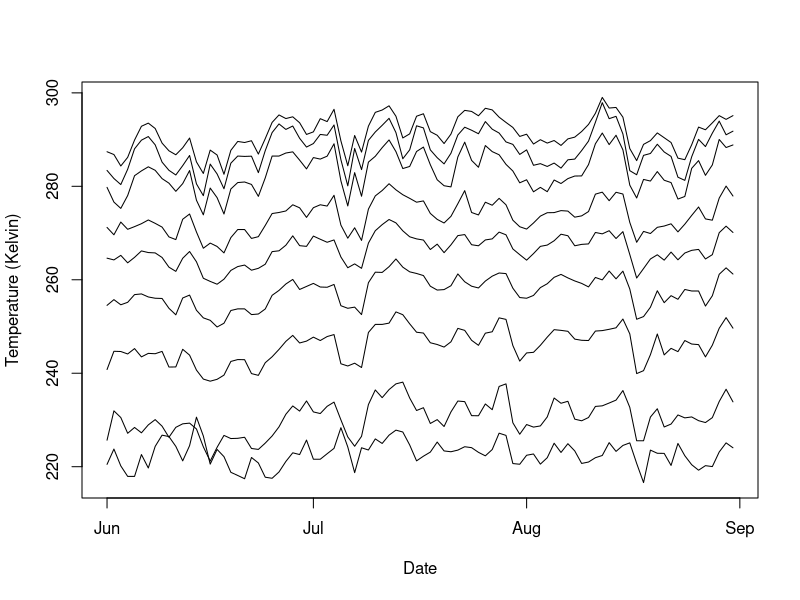
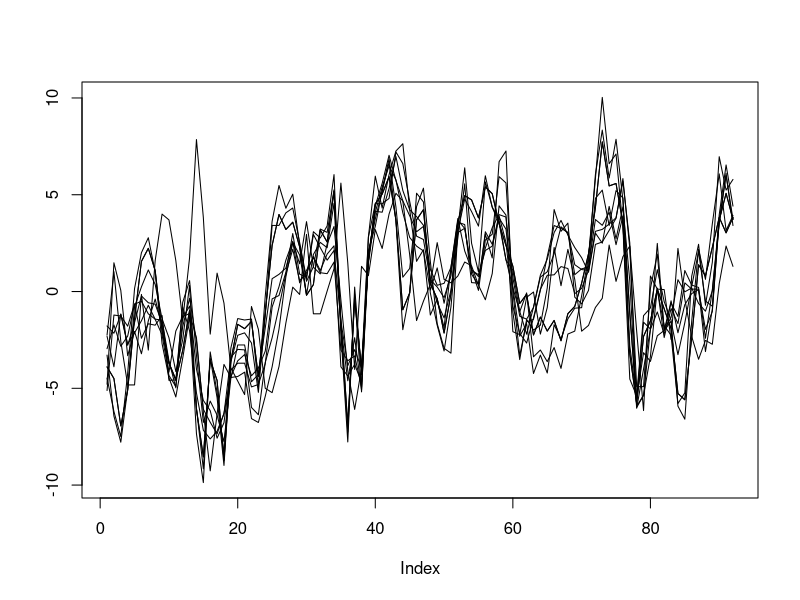
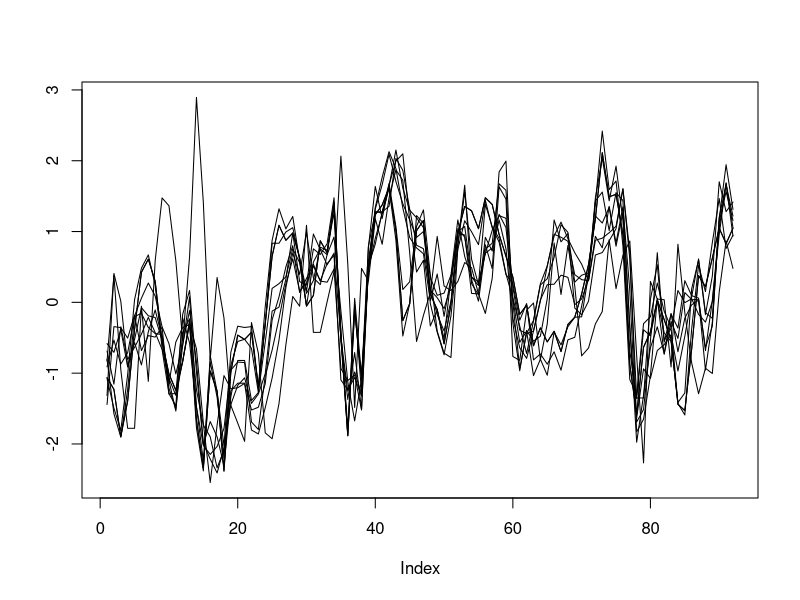
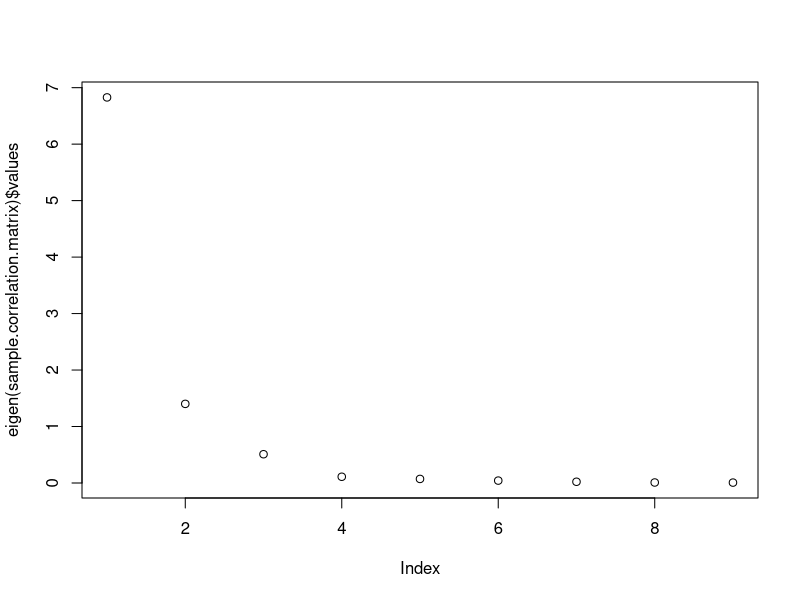
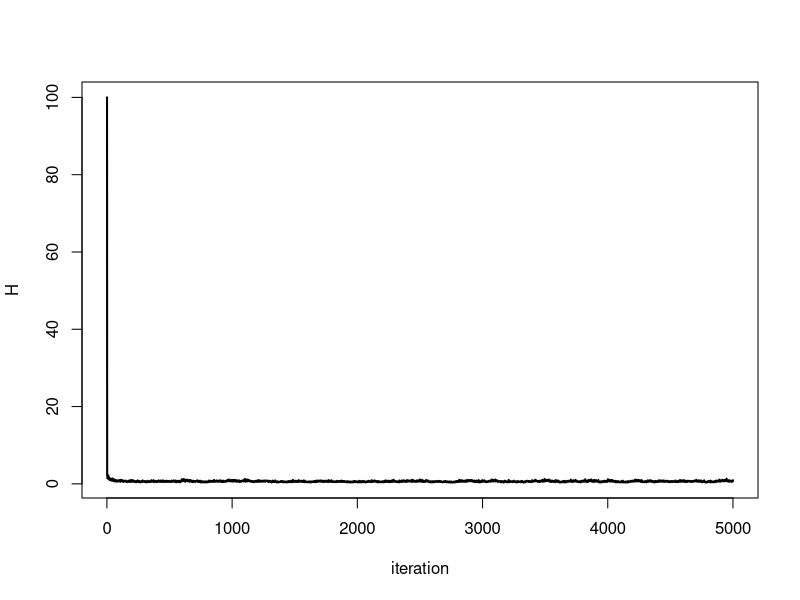
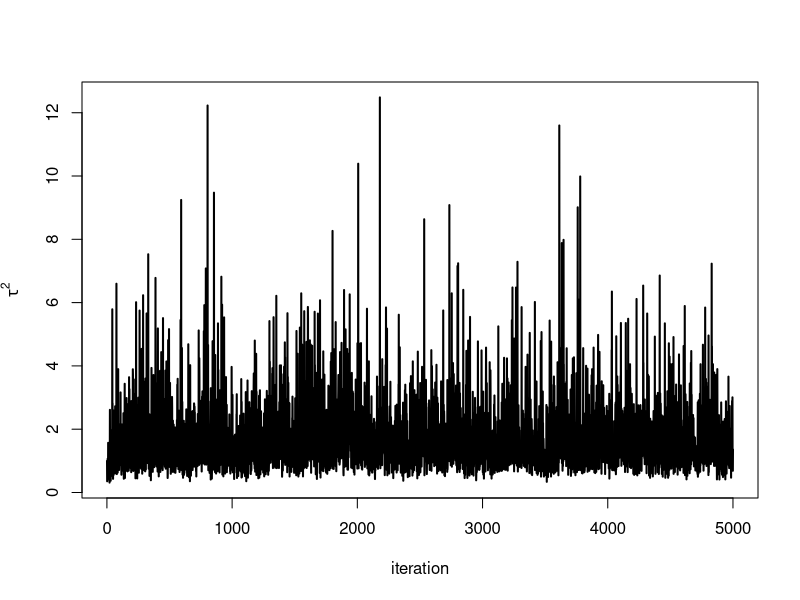
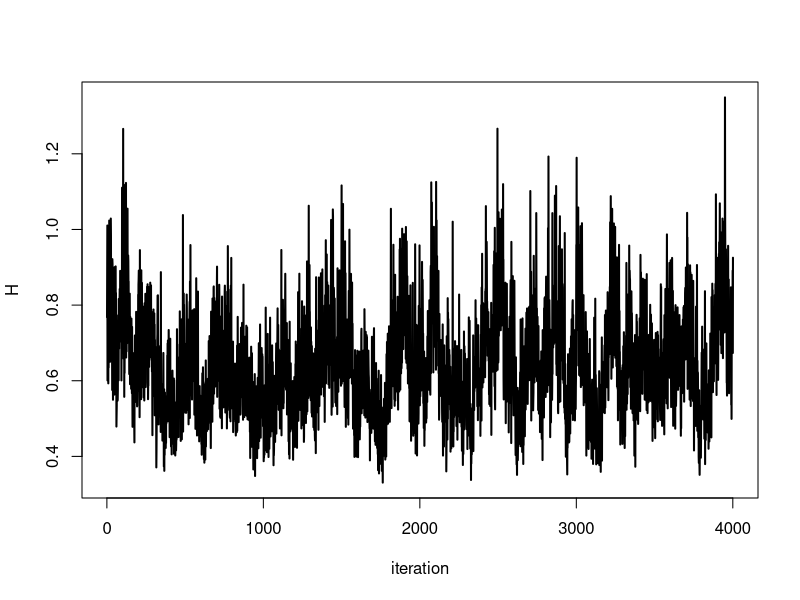
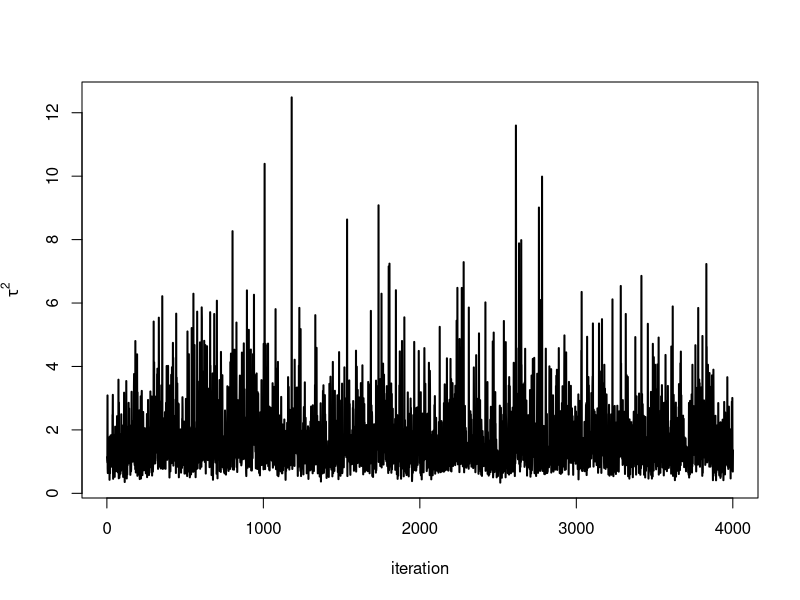

These figures' R source, in order:
# Analysis of troposphere air daily average temperature at pressure levels 1000, 925, 850, 700, 600, 500, 400, 300, and 250 over Canada from June 1 to August 31, 2015.

le = read.csv("temperature-troposphere.csv")
tseq = as.Date(le[,1])
nc.a = t(le[,2:10])

# Plot data through time
ll = min(nc.a)
ul = max(nc.a)
plot(as.Date(tseq,"%D"),nc.a[1,],type="l",ylim=c(ll,ul),cex=2,ylab="Temperature (Kelvin)",xlab="Date")
for(i in 2:9) lines(as.Date(tseq,"%D"),nc.a[i,])

m = apply(nc.a,1,mean)
nc.a.centered = matrix(NA,nrow=nrow(nc.a),ncol=ncol(nc.a))
for(i in 1:9) nc.a.centered[i,] = nc.a[i,] - m[i]
ll = min(nc.a.centered)
ul = max(nc.a.centered)
plot(nc.a.centered[1,],type="l",ylim=c(ll,ul),cex=2,ylab="")
for(i in 1:9) lines(nc.a.centered[i,])

nc.a.standardized = matrix(NA,nrow=nrow(nc.a),ncol=ncol(nc.a))
for(i in 1:9)
{
  s=sqrt(var(nc.a[i,]))
  nc.a.standardized[i,] = nc.a.centered[i,] / s
}
ll = min(nc.a.standardized)
ul = max(nc.a.standardized)
plot(nc.a.standardized[1,],type="l",ylim=c(ll,ul),cex=2,ylab="")
for(i in 1:9) lines(nc.a.standardized[i,])


#######################################################################
#                                                                     #
# Gibbs Sampler for factor model with one factor.                     #
#                                                                     #
# Marco A. R. Ferreira, January 2017.                                 #
# Model (with k=1):                                                   #
# Y_i = B x_i + v_i                                                   #
# where                                                               #
# Y_i: i-th observation of r-dimensional vector of interest           #
# B: r by k factor loadings matrix                                    #
# x_i: i-th realization of the k-dimensional latent factor process    #
# x_i independent N(0, H), i = 1, ..., n                              #
# H = diag(exp(lambda_1), ..., exp(lambda_k))                         #
# v_i: r-dimensional error vector                                     #
# v_i i.i.d. N(0,V)                                                   #
# V = diag(sigma2_1 , ..., sigma2_r)                                  #
#                                                                     #
# Alternatively, we can write in matrix notation                      #
# Y = X B' + v                                                        #
# where                                                               #
# Y = (Y_1', ..., Y_n')'is n by r matrix of observations              #
# X = (x_1', ..., x_n')' is n by k matrix of latent factor process    #
# v = (v_1', ..., v_n')' is n by r matrix of errors                   #
#                                                                     #
#######################################################################


##########################################
##########################################
##                                      ##
##    Assign temperature data to Y      ##
##                                      ##
##########################################
##########################################

set.seed(12345)  # set pseudo-random generator seed for reproducibility of 
                 # numerical results and plots

Y = t(nc.a.standardized)

n = nrow(Y)      # Sample size
k =    1         # Number of factors
r = ncol(Y)      # Dimensional of each observational vector

# Checking the eigenvalues of the sample correlation matrix
sample.correlation.matrix = cor(Y)
plot(eigen(sample.correlation.matrix)$values)
# The first component explains about 75.8% of the variability.

##########################################
##########################################
##                                      ##
##             Gibbs Sampler            ##
##                                      ##
##########################################
##########################################

##############################
#                            #
# Set priors hyperparameters #
#                            #
##############################

n.b = 1
n.s2.b = 1
n.H = 1
n.s2.H = 1

# Priors for sigma^2_j recommended by Lopes and West (2004) for modeling
# standardized variables (and therefore the correlation matrix). This choice
# implies prior means equal to 0.5 for each sigma^2_j.
n.sigma =  2.2
n.s2.sigma = 0.1


######################
#                    #
# Set initial values #
#                    #
######################

Gbig = 5000

b.j.current = c(1,rep(0,r-1))
tau2b.current = 1
x.i.current = apply(Y,1,mean)
H.current = 100
sigma2.j.current = rep(1,r)


#######################################
#                                     #
# Define arrays to store Gibbs sample #
#                                     #
#######################################

b.j.Gibbs = matrix(NA,nrow=Gbig,ncol=r)
tau2b.Gibbs = rep(NA,Gbig)  
x.i.Gibbs = matrix(NA,nrow=Gbig,ncol=n)
H.Gibbs = rep(NA,Gbig)
sigma2.j.Gibbs = matrix(NA,nrow=Gbig,ncol=r)

b.j.Gibbs[1,] = b.j.current
tau2b.Gibbs[1] = tau2b.current
x.i.Gibbs[1,] = x.i.current
H.Gibbs[1] = H.current
sigma2.j.Gibbs[1,] = sigma2.j.current


######################
#                    #
# Gibbs Sampler loop #
#                    #
######################

for(g in 2:Gbig)
{

  cat("g=",g,"\n")

  # Simulate x_i, i = 1, ..., n
  for(i in 1:n)
  {
    sum.bj2.precision.j = sum(b.j.current^2 / sigma2.j.current)
    sum.bj.yij.precision.j = sum(b.j.current * Y[i,] / sigma2.j.current)
    mean.aux = sum.bj.yij.precision.j / (sum.bj2.precision.j + 1/H.current)
    var.aux = 1 / (sum.bj2.precision.j + 1/H.current)
    x.i.current[i] = rnorm(1,mean.aux,sqrt(var.aux))
  }  
  
  # Simulate sigma_j^2, j = 1, ..., r
  for(j in 1:r)
  {
    n.aux = n.sigma + n
    n.s2.aux = n.s2.sigma + sum((Y[,j] - b.j.current[j] * x.i.current)^2) 
    sigma2.j.current[j] = 1 / rgamma(1,shape=n.aux/2,rate=n.s2.aux/2)
  }
  
  # Simulate b_j, j = 2, ..., r
  for(j in 2:r)
  {
    sum.x2 = sum(x.i.current^2)
    sum.xy = sum(x.i.current * Y[,j])
    mean.aux = sum.xy/(sum.x2 + sigma2.j.current[j]/tau2b.current)
    var.aux = sigma2.j.current[j] /(sum.x2 + sigma2.j.current[j]/tau2b.current)
    b.j.current[j] = rnorm(1,mean.aux,sqrt(var.aux))
  }
    
  # Simulate tau_b^2
  n.aux = n.b + r - 1
  n.s2.aux = n.s2.b + sum(b.j.current^2)
  tau2b.current = 1 / rgamma(1,shape=n.aux/2,rate=n.s2.aux/2)
  
  # Simulate H
  n.aux = n.H + n
  n.s2.aux = n.s2.H + sum(x.i.current^2)
  H.current = 1 / rgamma(1,shape=n.aux/2,rate=n.s2.aux/2)
  
  # Copy current values into storage arrays
  b.j.Gibbs[g,] = b.j.current
  tau2b.Gibbs[g] = tau2b.current
  x.i.Gibbs[g,] = x.i.current
  H.Gibbs[g] = H.current
  sigma2.j.Gibbs[g,] = sigma2.j.current

}

######################
#                    #
#      Results       #
#                    #
######################

# Trace plots
plot(H.Gibbs,type="l",ylab="H",xlab="iteration",cex=4.0,main="",lwd=2.0)

plot(tau2b.Gibbs,type="l",ylab=expression(tau^2),xlab="iteration",cex=4.0,main="",lwd=2.0)

burnin = 1000

plot(H.Gibbs[burnin:Gbig],type="l",ylab="H",xlab="iteration",cex=4.0,main="",lwd=2.0)

plot(tau2b.Gibbs[burnin:Gbig],type="l",ylab=expression(tau^2),xlab="iteration",cex=4.0,main="",lwd=2.0)

hist(H.Gibbs[burnin:Gbig],xlab="H",cex=4.0,main="",lwd=2.0)

hist(tau2b.Gibbs[burnin:Gbig],xlab=expression(tau^2),cex=4.0,main="",lwd=2.0)

ll = min(Y)
ul = max(Y)
plot(as.Date(tseq,"%D"),apply(x.i.Gibbs[burnin:Gbig,],2,mean),type="l",lwd=2,ylim=c(ll,ul),xlab="Date",ylab="",main="Common factor")
lines(as.Date(tseq,"%D"),apply(x.i.Gibbs[burnin:Gbig,],2,quantile,p=0.025),lty=2,lwd=2)  
lines(as.Date(tseq,"%D"),apply(x.i.Gibbs[burnin:Gbig,],2,quantile,p=0.975),lty=2,lwd=2)



# Boxplots of posterior draws for different b_j's
pressure = c(1000, 925, 850, 700, 600, 500, 400, 300, 250)
aux = cbind(b.j.Gibbs[burnin:Gbig, 1],rep(pressure[1], Gbig - burnin + 1))  
for(j in 2:9) aux = rbind(aux,cbind(b.j.Gibbs[burnin:Gbig, j],rep(pressure[j], Gbig - burnin + 1)))
boxplot(aux[,1] ~ aux[,2],xlab="Pressure level",ylab=expression(b[j]),cex=2,main="Factor loadings")
abline(h=1,lty=2)

# Boxplots of posterior draws for different sigma2_j's
pressure = c(1000, 925, 850, 700, 600, 500, 400, 300, 250)
aux = cbind(sigma2.j.Gibbs[burnin:Gbig, 1],rep(pressure[1], Gbig - burnin + 1))  
for(j in 2:9) aux = rbind(aux,cbind(sigma2.j.Gibbs[burnin:Gbig, j],rep(pressure[j], Gbig - burnin + 1)))
boxplot(aux[,1] ~ aux[,2],xlab="Pressure level",ylab=expression(sigma[j]^2),cex=2,ylim=c(0,1.7),main="Idiosyncratic variances")
abline(h=1,lty=2)


percentage.unexplained.variability = apply(sigma2.j.Gibbs[burnin:Gbig,],1,sum)/9
hist(percentage.unexplained.variability,xlab="",ylab="",xlim=c(0,0.4),main="Percentage unexplained variability")


#####################################################################
#####################################################################
##                                                                                                                                  ##
##                                                                                                                                  ##
## For model selection, compute a Laplace-Metropolis approximation                     ##
## to the marginal data density.                                                                                   ##
##                                                                                                                                 ##
##                                                                                                                                 ##
#####################################################################
#####################################################################

######################################################
# Compute the logarithm of the integrated likelihood #
# at each iteration of the MCMC                      #
######################################################

log.integrated.likelihood = function(Y,B,H,V)
{
  n = nrow(Y)
  cov.mat = H * B %*% t(B) + V
  result = -(n/2) * determinant(cov.mat,logarithm=TRUE)$modulus
  cov.mat.inv = solve(cov.mat)
  for(i in 1:n) result = result - 0.5 * t(Y[i,]) %*% cov.mat.inv %*% Y[i,]
  result
}

log.int.lik = rep(NA,Gbig)
for(g in 1:Gbig)
{
  B = b.j.Gibbs[g,]
  H = H.Gibbs[g]
  V = diag(sigma2.j.Gibbs[g,])
  log.int.lik[g] = log.integrated.likelihood(Y,B,H,V)
}

burnin = 2000

max.log.int.lik = max(log.int.lik)
index.max = which(log.int.lik == max.log.int.lik)
B.hat = b.j.Gibbs[index.max,]
H.hat = H.Gibbs[index.max]
V.hat = diag(sigma2.j.Gibbs[index.max,])
tau2b.hat = tau2b.Gibbs[index.max]

d = (2*r*k - k^2 + k + 2*r + 2)/2 # number of unknown parameters in (B,H,V,tau2b)

# Compute the log of the determinant of the posterior covariance matrix of the unknown parameters. Note that we are applying the logarithm transformation to the variance parameters to improve the Laplace-Metropolis approximation.
theta = matrix(NA,nrow=Gbig,ncol=d)
for(g in 1:Gbig)
{
  aux = c()
  for(j in (k+1):r) aux = c(aux,b.j.Gibbs[g,j])
  aux = c(aux,log(H.Gibbs[g]))
  aux = c(aux,log(sigma2.j.Gibbs[g,]))
  aux = c(aux,log(tau2b.Gibbs[g]))    
  theta[g,] = aux
}
cov.theta = cov(theta[burnin:Gbig,])
log.det.cov.theta = determinant(cov.theta,logarithm=TRUE)$modulus

# Compute the contribution of the prior densities. Note that because we are applying the logarithm transformation to the variance parameters, we need to consider the Jacobian of the transformation.
log.prior = 0
# Contribution of b.j
aux = theta[index.max,1:(k*(2*r-k-1)/2)]
log.prior = log.prior - 0.5*(k*(2*r-k-1)/2)*(log(2*pi) + log(tau2b.hat)) - 0.5 * sum(aux^2) / tau2b.hat

# Contribution of log(h). Note: because of the Jacobian, we add log(h) to log(prior).
log.prior = log.prior + k*(0.5*n.H*log(n.s2.H/2)-lgamma(0.5*n.H)) + sum(-0.5*n.H*log(H.Gibbs[index.max]) - n.s2.H/(2*H.Gibbs[index.max]))

# Contribution of log(sigma2.j)
log.prior = log.prior + r*(0.5*n.sigma*log(n.s2.sigma/2)-lgamma(0.5*n.sigma)) + sum(-0.5*n.sigma*log(sigma2.j.Gibbs[index.max,]) - n.s2.sigma/(2*sigma2.j.Gibbs[index.max,]))

# Contribution of log(tau2b)
log.prior = log.prior + 0.5*n.b*log(n.s2.b/2)-lgamma(0.5*n.b) + sum(-0.5*n.b*log(tau2b.Gibbs[index.max]) - n.s2.b/(2*tau2b.Gibbs[index.max]))

# Compute the logarithm of the Metropolis-Laplace approximation to the marginal data density
log.marginal.density.ML = 0.5 * d * log(2*pi) + 0.5 * log.det.cov.theta + max.log.int.lik + log.prior

log.marginal.density.ML
# [1] 89.90676
